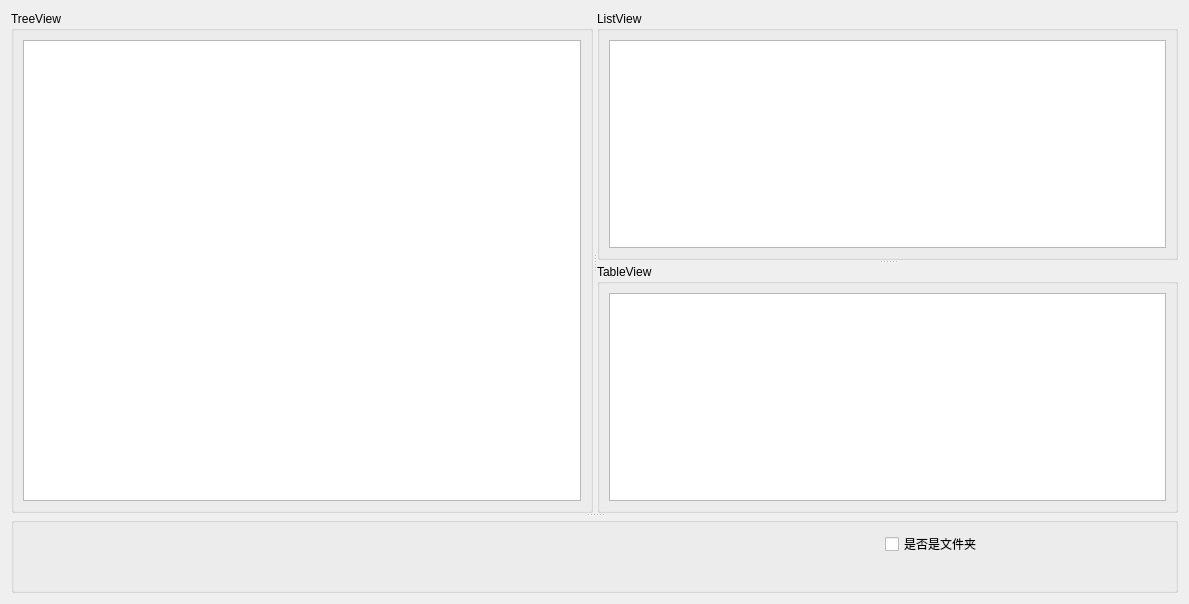
<?xml version="1.0" encoding="UTF-8"?>
<ui version="4.0">
 <class>filesys_model_window</class>
 <widget class="QWidget" name="filesys_model_window">
  <property name="geometry">
   <rect>
    <x>0</x>
    <y>0</y>
    <width>1189</width>
    <height>604</height>
   </rect>
  </property>
  <property name="windowTitle">
   <string>filesys_model_window</string>
  </property>
  <layout class="QGridLayout" name="gridLayout_4">
   <item row="0" column="0">
    <widget class="QSplitter" name="splitter_3">
     <property name="orientation">
      <enum>Qt::Vertical</enum>
     </property>
     <widget class="QSplitter" name="splitter_2">
      <property name="orientation">
       <enum>Qt::Horizontal</enum>
      </property>
      <widget class="QGroupBox" name="groupBox">
       <property name="title">
        <string>TreeView</string>
       </property>
       <layout class="QGridLayout" name="gridLayout">
        <item row="0" column="0">
         <widget class="QTreeView" name="treeView"/>
        </item>
       </layout>
      </widget>
      <widget class="QSplitter" name="splitter">
       <property name="orientation">
        <enum>Qt::Vertical</enum>
       </property>
       <widget class="QGroupBox" name="groupBox_2">
        <property name="title">
         <string>ListView</string>
        </property>
        <layout class="QGridLayout" name="gridLayout_2">
         <item row="0" column="0">
          <widget class="QListView" name="listView"/>
         </item>
        </layout>
       </widget>
       <widget class="QGroupBox" name="groupBox_3">
        <property name="title">
         <string>TableView</string>
        </property>
        <layout class="QGridLayout" name="gridLayout_3">
         <item row="0" column="0">
          <widget class="QTableView" name="tableView"/>
         </item>
        </layout>
       </widget>
      </widget>
     </widget>
     <widget class="QGroupBox" name="groupBox_4">
      <property name="title">
       <string/>
      </property>
      <layout class="QGridLayout" name="gridLayout_5">
       <item row="0" column="0">
        <layout class="QHBoxLayout" name="horizontalLayout">
         <item>
          <widget class="QLabel" name="labelFileName">
           <property name="text">
            <string/>
           </property>
          </widget>
         </item>
         <item>
          <widget class="QLabel" name="labelFileSize">
           <property name="text">
            <string/>
           </property>
          </widget>
         </item>
         <item>
          <widget class="QLabel" name="labelFileType">
           <property name="text">
            <string/>
           </property>
          </widget>
         </item>
         <item>
          <widget class="QCheckBox" name="checkBox">
           <property name="text">
            <string>是否是文件夹</string>
           </property>
          </widget>
         </item>
        </layout>
       </item>
       <item row="1" column="0">
        <widget class="QLabel" name="labelFilePath">
         <property name="text">
          <string/>
         </property>
        </widget>
       </item>
      </layout>
     </widget>
    </widget>
   </item>
  </layout>
 </widget>
 <resources/>
 <connections/>
</ui>
